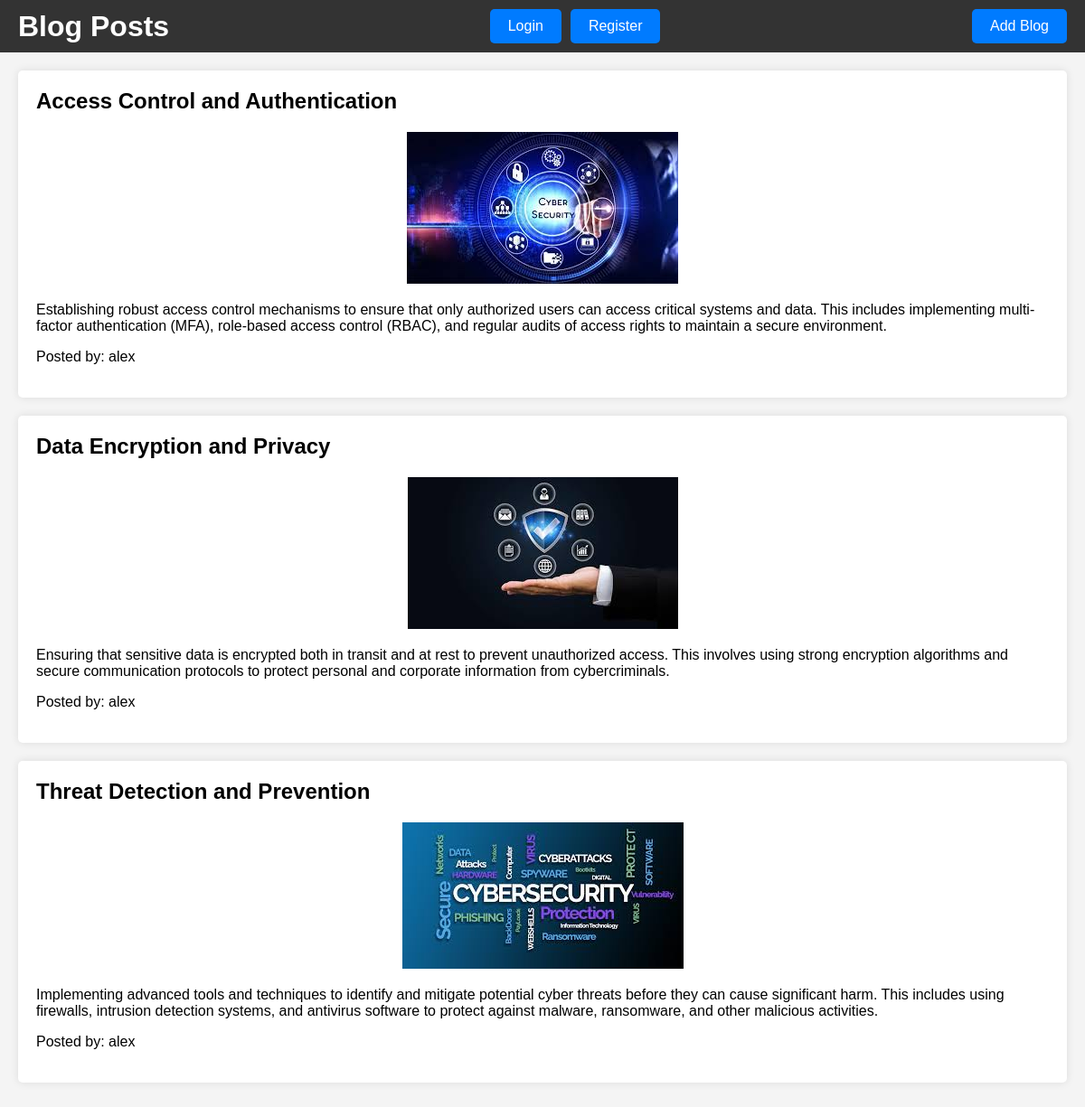
Screenshot of /all.php with the database file from the repository.
### tables this page shows
CREATE TABLE `posts` (
  `id` int(11) NOT NULL,
  `title` varchar(255) NOT NULL,
  `content` text NOT NULL,
  `created_at` timestamp NOT NULL DEFAULT current_timestamp(),
  `image` varchar(255) DEFAULT NULL,
  `user_id` int(11) NOT NULL
);

CREATE TABLE `users` (
  `id` int(11) NOT NULL,
  `username` varchar(255) NOT NULL,
  `password` varchar(255) NOT NULL
);

### all.php (the view, shortened to what this page needs)
<!DOCTYPE html>
<html lang="en">
<head>
</head>
<body>
    <div class="header">
        <h1>Blog Posts</h1>
        <div class="user-info">
            <?php
            if (isset($_SESSION["username"])) {
                echo "Logged in as " . $_SESSION["username"];
                echo "<a href='logout.php' class='button logout-button'>Logout</a>";
            } else {
                echo "<a href='login.php' class='button'>Login</a>";
                echo "<a href='register.php' class='button'>Register</a>";
            }
            ?>
        </div>
        <a href="create_post.php" class="button">Add Blog</a>
    </div>
    <div class="content">
        <?php
        $servername = "127.0.0.1";
        $username = "root";
        $password = "";
        $dbname = "blog_db";
        $conn = new mysqli($servername, $username, $password, $dbname);
        $sql = "SELECT posts.id, posts.title, posts.content, posts.image, users.username
                FROM posts
                JOIN users ON posts.user_id = users.id
                ORDER BY posts.created_at DESC";
        $result = $conn->query($sql);
        if ($result->num_rows > 0) {
            while($row = $result->fetch_assoc()) {
                echo "<div class='post'>";
                echo "<h2>" . $row["title"] . "</h2>";
                if (!empty($row["image"])) {
                    echo "<img src='uploads/" . $row["image"] . "' alt='Post Image'>";
                }
                echo "<p>" . $row["content"] . "</p>";
                echo "<p>Posted by: " . $row["username"] . "</p>";
                echo "</div>";
            }
        } else {
            echo "<p>No posts available.</p>";
        }
        ?>
    </div>
</body>
</html>

### all.php (style rules this page uses)
body { font-family: Arial, sans-serif; margin: 0; padding: 0; background-color: #f4f4f4; }
.header { background-color: #333; color: #fff; padding: 10px 20px; display: flex; justify-content: space-between; align-items: center; }
.header h1 { margin: 0; }
.user-info { display: flex; align-items: center; }
.user-info a { color: #fff; text-decoration: none; margin-left: 10px; }
.content { padding: 20px; }
.post { background-color: #fff; margin-bottom: 20px; padding: 20px; border-radius: 5px; box-shadow: 0 0 10px rgba(0, 0, 0, 0.1); }
.post img { max-width: 100%; height: auto; display: block; margin: 0 auto 20px; }
.post h2 { margin-top: 0; }
.button { background-color: #007BFF; color: #fff; padding: 10px 20px; text-decoration: none; border-radius: 5px; display: inline-block; }

### rows the page displays
posts: title "Access Control and Authentication", image (picture), content "Establishing robust access control mechanisms to ensure that only authorized users can access critical systems and data. This includes implementing multi-factor authentication (MFA), role-based access control (RBAC), and regular audits of access rights to maintain a secure environment.", user.username "alex"
posts: title "Data Encryption and Privacy", image (picture), content "Ensuring that sensitive data is encrypted both in transit and at rest to prevent unauthorized access. This involves using strong encryption algorithms and secure communication protocols to protect personal and corporate information from cybercriminals.", user.username "alex"
posts: title "Threat Detection and Prevention", image (picture), content "Implementing advanced tools and techniques to identify and mitigate potential cyber threats before they can cause significant harm. This includes using firewalls, intrusion detection systems, and antivirus software to protect against malware, ransomware, and other malicious activities.", user.username "alex"
